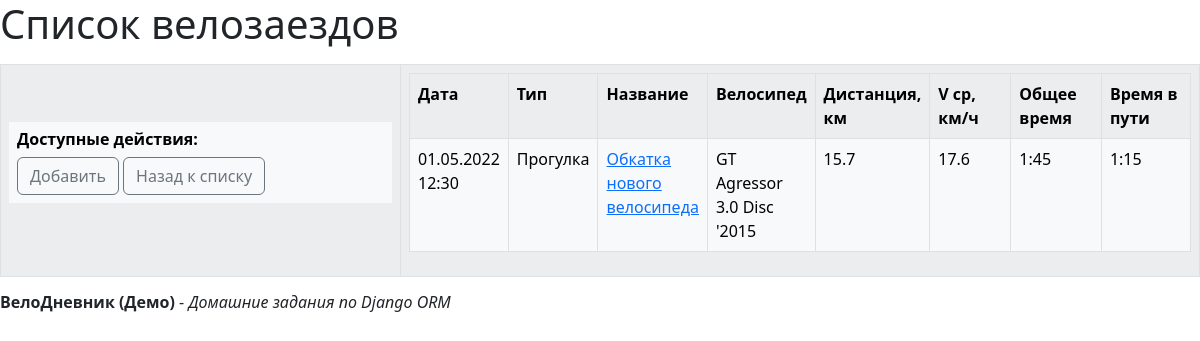
Screenshot of /veloride/bikerides/ with the database file from the repository.
### veloride/models.py (models this page shows, shortened)
class BikeRide(models.Model):
    verbose_name = 'Велозаезд'
    name = models.CharField(max_length=256, null=False, verbose_name="Название")
    description = models.CharField(max_length=1024, blank=True, null=True, verbose_name="Описание")
    route = models.CharField(max_length=1024, blank=True, null=True, verbose_name="Маршрут")
    ride_date = models.DateField(blank=True, null=True, verbose_name="Дата старта")
    ride_bike = models.ForeignKey(Bike, on_delete=models.PROTECT, related_name="bikeride", verbose_name="Велосипед")
    ride_type = models.ForeignKey(BikeEventType, on_delete=models.PROTECT, related_name="bikeride",
                                  verbose_name="Тип заезда")
    ride_planned = models.BooleanField(default=False, verbose_name="Запланированная поездка")
    ride_was_with_me = models.BooleanField(default=False, verbose_name="Участвовал в заезде")
    ride_start_dt = models.DateTimeField(null=False, blank=False, verbose_name="Старт")
    ride_finish_dt = models.DateTimeField(null=False, blank=False, verbose_name="Финиш")
    ride_time_all_h = models.PositiveSmallIntegerField(null=True, blank=True, verbose_name="Общее время, ч")
    ride_time_all_m = models.PositiveSmallIntegerField(null=True, blank=True, verbose_name="Общее время, мин")
    ride_time_all_rtm = models.PositiveSmallIntegerField(null=True, blank=True, verbose_name="Общее время, в минутах")
    ride_time_h = models.PositiveSmallIntegerField(null=True, blank=True, verbose_name="Время в движении, ч")
    ride_time_m = models.PositiveSmallIntegerField(null=True, blank=True, verbose_name="Время в движении, мин")
    ride_time_rtm = models.PositiveSmallIntegerField(null=True, blank=True, verbose_name="Время в движении, в минутах")
    ride_relax = models.FloatField(null=True, blank=True, verbose_name="Доля времени без движения, %")
    ride_kkal = models.PositiveSmallIntegerField(null=True, blank=True, verbose_name="Энергозатраты, кКал")
    ride_dst = models.FloatField(null=False, blank=False, verbose_name="Дистанция")
    ride_odo = models.FloatField(null=False, blank=False, verbose_name="Одометр после")
    ride_avg_s = models.FloatField(null=True, blank=True, verbose_name="Скорость средняя")
    ride_max_s = models.FloatField(null=True, blank=True, verbose_name="Скорость макс.")
    ride_avg_c = models.PositiveSmallIntegerField(null=True, blank=True, verbose_name="Каденс средний")
    ride_max_c = models.PositiveSmallIntegerField(null=True, blank=True, verbose_name="Каденс макс.")
    ride_total_asc = models.PositiveSmallIntegerField(null=True, blank=True, verbose_name="Набор высоты")
    ride_total_desc = models.PositiveSmallIntegerField(null=True, blank=True, verbose_name="Набор спусков")
    ride_avg_pwr = models.PositiveSmallIntegerField(null=True, blank=True, verbose_name="Мощность средняя")
    ride_max_pwr = models.PositiveSmallIntegerField(null=True, blank=True, verbose_name="Мощность макс.")
    ride_fun_scale = models.PositiveSmallIntegerField(null=True, blank=True, verbose_name="Оценка заезда (фан-фактор)")
    ride_hard_scale = models.PositiveSmallIntegerField(null=True, blank=True, verbose_name="Оценка сложности")
    ride_url = models.CharField(max_length=512, null=True, blank=True, verbose_name="Ссылка на заезд")
    ride_track_url = models.CharField(max_length=512, null=True, blank=True, verbose_name="Ссылка на трек")
    admin_mark = models.CharField(max_length=20, null=True, blank=True, verbose_name="Метка админа")
    class Meta:
        verbose_name = 'Велозаезд'
        verbose_name_plural = 'Велозаезды'

class BikeEventType(models.Model):
    name = models.CharField(max_length=64, null=False, verbose_name='Наименование')
    description = models.CharField(max_length=512, null=True, blank=True, verbose_name='Описание')
    archived = models.BooleanField(default=False, verbose_name='Архив')
    class Meta:
        verbose_name = 'Тип велозаезда'
        verbose_name_plural = 'Типы велозаездов'
    def __str__(self):
        return self.name

class Bike(models.Model):
    manufacturer = models.ForeignKey(Organization, on_delete=models.PROTECT, related_name='bike',
                                     verbose_name='Производитель')
    model_name = models.CharField(max_length=64, verbose_name='Модель')
    model_year = models.PositiveSmallIntegerField(verbose_name='Год модели')
    bike_class = models.ForeignKey(BikeClass, on_delete=models.PROTECT, related_name="bike", verbose_name='Класс')
    bike_type = models.ForeignKey(BikeType, on_delete=models.PROTECT, related_name='bike', verbose_name='Тип')
    description = models.TextField(blank=True, null=False, verbose_name='Описание')
    is_new = models.BooleanField(default=True, verbose_name='Новый')
    old_odo = models.PositiveIntegerField(blank=True, null=True, verbose_name='С пробегом, км')
    bought_date = models.DateField(blank=True, null=True, verbose_name='Дата покупки')
    bought_in = models.CharField(max_length=64, blank=True, null=True, verbose_name='Продавец')
    price = models.FloatField(blank=True, null=True, verbose_name='Цена')
    orig_price = models.FloatField(blank=True, null=True, verbose_name='Цена без скидки')
    discount = models.PositiveSmallIntegerField(blank=True, null=True, verbose_name='Скидка')
    archived = models.BooleanField(default=False, verbose_name='Архив')
    class Meta:
        verbose_name = 'Велосипед'
        verbose_name_plural = 'Велосипеды'
    def __str__(self):
        return str(self.manufacturer) + " " + \
               str(self.model_name) + " '" + \
               str(self.model_year)

class Organization(models.Model):
    name = models.CharField(max_length=255, null=False, verbose_name="Наименование")
    fullname = models.CharField(max_length=512, blank=True, null=True, verbose_name="Полное наименование")
    phone1 = models.CharField(max_length=20, blank=True, null=True, verbose_name="Контактный телефон")
    phone2 = models.CharField(max_length=20, blank=True, null=True, verbose_name="Доп. телефон")
    address = models.CharField(max_length=255, blank=True, null=True, verbose_name="Адрес")
    org_email = models.CharField(max_length=128, blank=True, null=True, verbose_name="Эл. почта")
    org_site = models.CharField(max_length=255, blank=True, null=True, verbose_name="Официальный сайт")
    org_type = models.CharField(max_length=128, blank=True, null=True, verbose_name="Тип")
    archived = models.BooleanField(default=False, verbose_name="Архив")
    class Meta:
        verbose_name = 'Организация'
        verbose_name_plural = 'Организации'
    def __str__(self):
        return str(self.name)

### veloride/views.py (the view)
# urls.py: path("bikerides/", BikeRidesListView.as_view(), name="bikerides"),
class BikeRidesListView(ListView):
    template_name = "veloride/bikerides_list.html"
    context_object_name = "bikerides"
    queryset = (
        BikeRide
        .objects
        .select_related("ride_bike")
        .select_related("ride_type")
        .order_by("ride_date")
        .all()
    )

### veloride/templates/veloride/bikerides_list.html (shortened to what this page needs)
{% extends 'veloride/base.html' %}
{% block body %}
  <h1>Cписок велозаездов</h1>
        <table class="table table-light table-bordered table-striped">
        <tbody>
             <tr class="align-middle"><th width="400">
                 <table class="table table-light table-borderless">
        <tbody>
            <thead>
                <tr>
                    <th class="fa-align-left" scope="col">
                        <h6><b>Доступные действия:</b></h6>
                        <a class="btn btn-outline-secondary" href="{% url 'veloride:create-bikeride' %}">Добавить</a>
                        <a class="btn btn-outline-secondary" href="{% url 'veloride:index' %}">Назад к списку</a>
                    </th>
                </tr>
            </thead>
        </tbody>
    </table>
             </th>
            <td>
     <table class="table table-light table-bordered table-striped">
        <tbody>
            <tr><th>Дата</th><th>Тип</th><th>Название</th><th>Велосипед</th><th width="100">Дистанция, км</th><th width="100">V ср, км/ч</th><th width="100">Общее время</th><th width="100">Время в пути</th></tr>
            {% for oper in bikerides %}
                <tr><td>{{ oper.ride_start_dt|date:"d.m.Y H:i"|default_if_none:'-' }}</td>
                    <td>{{ oper.ride_type|default_if_none:'-' }}</td>
                    <td><a href="{% url 'veloride:bikeride' oper.pk %}">{{ oper.name|default_if_none:'-' }}</a></td>
                    <td>{{ oper.ride_bike|default_if_none:'-' }}</td>
                    <td>{{ oper.ride_dst|floatformat:1|default_if_none:'-' }}</td>
                    <td>{{ oper.ride_avg_s|floatformat:1|default_if_none:'-' }}</td>
                    <td>{{ oper.ride_time_all_h|default_if_none:'-' }}:{{ oper.ride_time_all_m|default_if_none:'-' }}</td>
                    <td>{{ oper.ride_time_h|default_if_none:'-' }}:{{ oper.ride_time_m|default_if_none:'-' }}</td>
                </tr>
            {% endfor %}
        </tbody>
    </table>
            </td>
             </tr>
        </tbody>
        </table>
{% endblock %}

### rows the page displays
BikeRide: ride_start_dt "01.05.2022 12:30", ride_type "Прогулка", name "Обкатка нового велосипеда", ride_bike "GT Agressor 3.0 Disc '2015", ride_dst "15.7", ride_avg_s "17.6", ride_time_all_h "1", ride_time_all_m "45", ride_time_h "1", ride_time_m "15"
